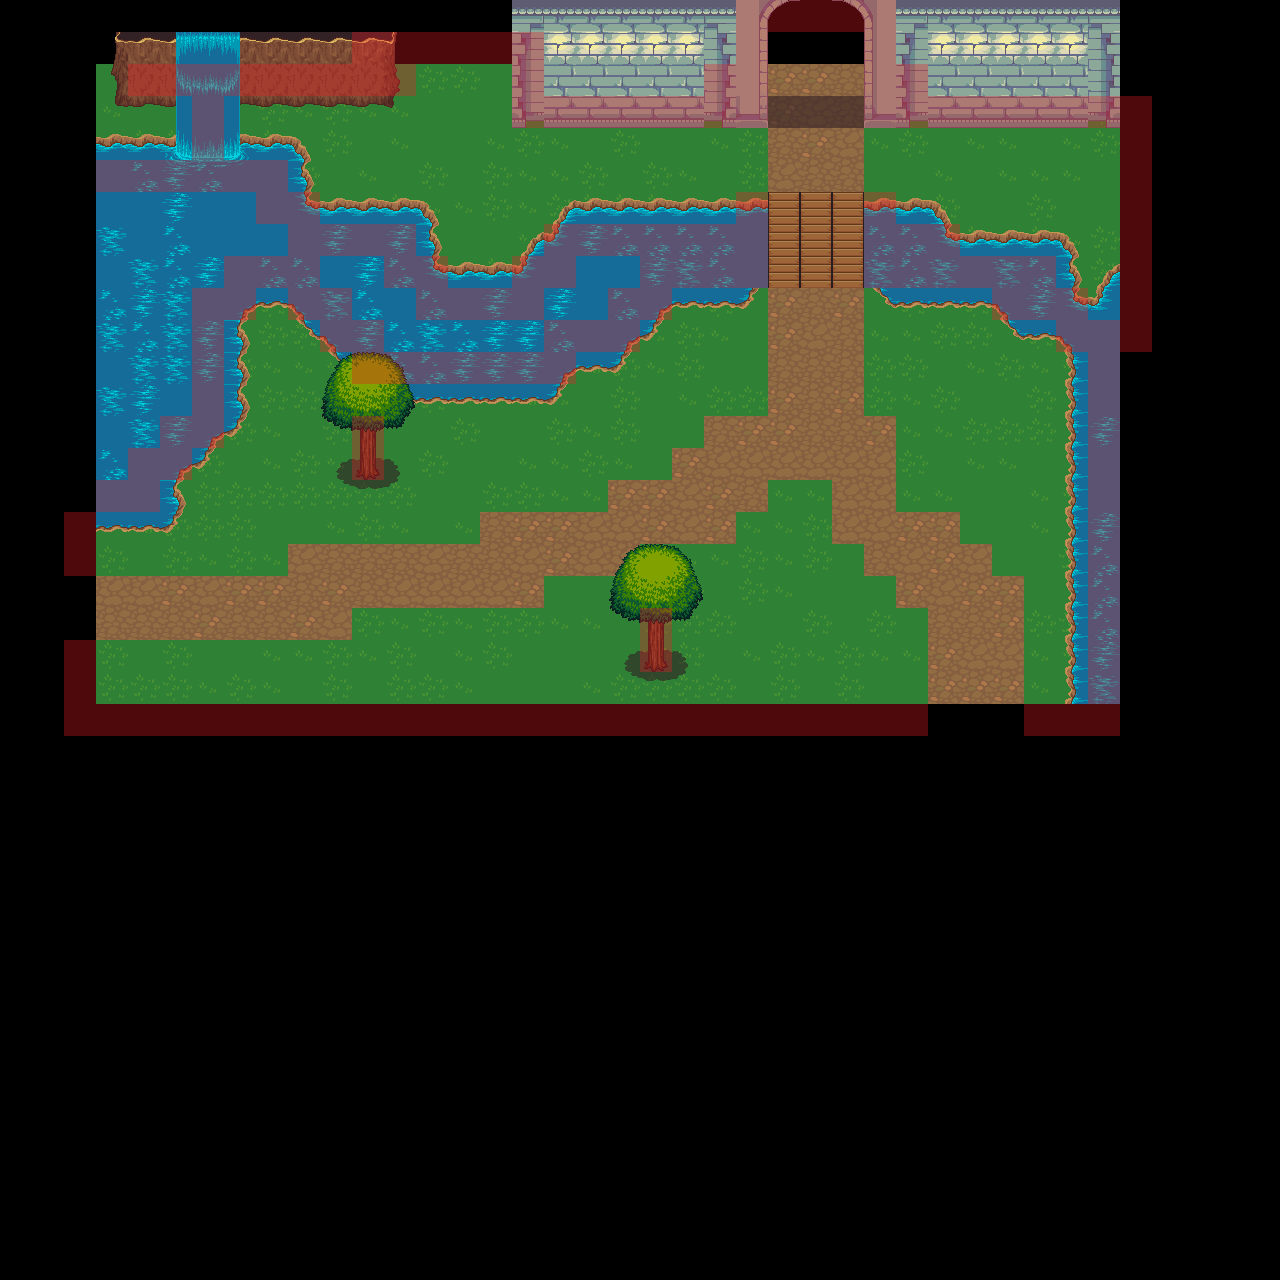

Tiled map render using the project's own tile images. Description and the map definition, with tile-layer contents summarised, below:
An orthogonal 40x40 tile map with 32x32 px tiles, 7 tile layers (Floor, Path, Objects, Low Wall, ...), 39 tilesets and 1 object.

<map version="1.0" orientation="orthogonal" renderorder="right-down" width="40" height="40" tilewidth="32" tileheight="32" nextobjectid="1">
 <tileset firstgid="1" name="castlefloors" tilewidth="32" tileheight="32" tilecount="100" columns="10">
  <image source="../ArtworkAssets/LPC Base Assets/LPC Base Assets/tiles/castlefloors.png" width="320" height="320" />
 </tileset>
 <tileset firstgid="101" name="castlefloors_outside" tilewidth="32" tileheight="32" tilecount="20" columns="4">
  <image source="../ArtworkAssets/LPC Base Assets/LPC Base Assets/tiles/castlefloors_outside.png" width="128" height="160" />
 </tileset>
 <tileset firstgid="121" name="castlewalls" tilewidth="32" tileheight="32" tilecount="180" columns="12">
  <image source="../ArtworkAssets/LPC Base Assets/LPC Base Assets/tiles/castlewalls.png" width="384" height="480" />
 </tileset>
 <tileset firstgid="301" name="cement" tilewidth="32" tileheight="32" tilecount="18" columns="3">
  <image source="../ArtworkAssets/LPC Base Assets/LPC Base Assets/tiles/cement.png" width="96" height="192" />
 </tileset>
 <tileset firstgid="319" name="cementstair" tilewidth="32" tileheight="32" tilecount="20" columns="5">
  <image source="../ArtworkAssets/LPC Base Assets/LPC Base Assets/tiles/cementstair.png" width="160" height="128" />
 </tileset>
 <tileset firstgid="339" name="chests" tilewidth="32" tileheight="32" tilecount="6" columns="2">
  <image source="../ArtworkAssets/LPC Base Assets/LPC Base Assets/tiles/chests.png" width="64" height="96" />
 </tileset>
 <tileset firstgid="345" name="country" tilewidth="32" tileheight="32" tilecount="20" columns="5">
  <image source="../ArtworkAssets/LPC Base Assets/LPC Base Assets/tiles/country.png" width="160" height="128" />
 </tileset>
 <tileset firstgid="365" name="cup" tilewidth="32" tileheight="32" tilecount="2" columns="1">
  <image source="../ArtworkAssets/LPC Base Assets/LPC Base Assets/tiles/cup.png" width="32" height="64" />
 </tileset>
 <tileset firstgid="367" name="dirt" tilewidth="32" tileheight="32" tilecount="18" columns="3">
  <image source="../ArtworkAssets/LPC Base Assets/LPC Base Assets/tiles/dirt.png" width="96" height="192" />
 </tileset>
 <tileset firstgid="385" name="dirt2" tilewidth="32" tileheight="32" tilecount="18" columns="3">
  <image source="../ArtworkAssets/LPC Base Assets/LPC Base Assets/tiles/dirt2.png" width="96" height="192" />
 </tileset>
 <tileset firstgid="403" name="dungeon" tilewidth="32" tileheight="32" tilecount="104" columns="13">
  <image source="../ArtworkAssets/LPC Base Assets/LPC Base Assets/tiles/dungeon.png" width="416" height="256" />
 </tileset>
 <tileset firstgid="507" name="grass" tilewidth="32" tileheight="32" tilecount="18" columns="3">
  <image source="../ArtworkAssets/LPC Base Assets/LPC Base Assets/tiles/grass.png" width="96" height="192" />
 </tileset>
 <tileset firstgid="525" name="grassalt" tilewidth="32" tileheight="32" tilecount="18" columns="3">
  <image source="../ArtworkAssets/LPC Base Assets/LPC Base Assets/tiles/grassalt.png" width="96" height="192" />
 </tileset>
 <tileset firstgid="543" name="hole" tilewidth="32" tileheight="32" tilecount="18" columns="3">
  <image source="../ArtworkAssets/LPC Base Assets/LPC Base Assets/tiles/hole.png" width="96" height="192" />
 </tileset>
 <tileset firstgid="561" name="holek" tilewidth="32" tileheight="32" tilecount="18" columns="3">
  <image source="../ArtworkAssets/LPC Base Assets/LPC Base Assets/tiles/holek.png" width="96" height="192" />
 </tileset>
 <tileset firstgid="579" name="holemid" tilewidth="32" tileheight="32" tilecount="18" columns="3">
  <image source="../ArtworkAssets/LPC Base Assets/LPC Base Assets/tiles/holemid.png" width="96" height="192" />
 </tileset>
 <tileset firstgid="597" name="house" tilewidth="32" tileheight="32" tilecount="63" columns="9">
  <image source="../ArtworkAssets/LPC Base Assets/LPC Base Assets/tiles/house.png" width="288" height="224" />
 </tileset>
 <tileset firstgid="660" name="inside" tilewidth="32" tileheight="32" tilecount="100" columns="10">
  <image source="../ArtworkAssets/LPC Base Assets/LPC Base Assets/tiles/inside.png" width="320" height="320" />
 </tileset>
 <tileset firstgid="760" name="kitchen" tilewidth="32" tileheight="32" tilecount="8" columns="2">
  <image source="../ArtworkAssets/LPC Base Assets/LPC Base Assets/tiles/kitchen.png" width="64" height="128" />
 </tileset>
 <tileset firstgid="768" name="lava" tilewidth="32" tileheight="32" tilecount="18" columns="3">
  <image source="../ArtworkAssets/LPC Base Assets/LPC Base Assets/tiles/lava.png" width="96" height="192" />
 </tileset>
 <tileset firstgid="786" name="lavarock" tilewidth="32" tileheight="32" tilecount="18" columns="3">
  <image source="../ArtworkAssets/LPC Base Assets/LPC Base Assets/tiles/lavarock.png" width="96" height="192" />
 </tileset>
 <tileset firstgid="804" name="mountains" tilewidth="32" tileheight="32" tilecount="108" columns="12">
  <image source="../ArtworkAssets/LPC Base Assets/LPC Base Assets/tiles/mountains.png" width="384" height="288" />
 </tileset>
 <tileset firstgid="912" name="rock" tilewidth="32" tileheight="32" tilecount="2" columns="2">
  <image source="../ArtworkAssets/LPC Base Assets/LPC Base Assets/tiles/rock.png" width="64" height="32" />
 </tileset>
 <tileset firstgid="914" name="signs" tilewidth="32" tileheight="32" tilecount="6" columns="3">
  <image source="../ArtworkAssets/LPC Base Assets/LPC Base Assets/tiles/signs.png" width="96" height="64" />
 </tileset>
 <tileset firstgid="920" name="stairs" tilewidth="32" tileheight="32" tilecount="112" columns="8">
  <image source="../ArtworkAssets/LPC Base Assets/LPC Base Assets/tiles/stairs.png" width="256" height="448" />
 </tileset>
 <tileset firstgid="1032" name="treetop" tilewidth="32" tileheight="32" tilecount="42" columns="6">
  <image source="../ArtworkAssets/LPC Base Assets/LPC Base Assets/tiles/treetop.png" width="192" height="224" />
 </tileset>
 <tileset firstgid="1074" name="trunk" tilewidth="32" tileheight="32" tilecount="18" columns="6">
  <image source="../ArtworkAssets/LPC Base Assets/LPC Base Assets/tiles/trunk.png" width="192" height="96" />
 </tileset>
 <tileset firstgid="1092" name="victoria" tilewidth="32" tileheight="32" tilecount="55" columns="11">
  <image source="../ArtworkAssets/LPC Base Assets/LPC Base Assets/tiles/victoria.png" width="352" height="160" />
 </tileset>
 <tileset firstgid="1147" name="water" tilewidth="32" tileheight="32" tilecount="18" columns="3">
  <image source="../ArtworkAssets/LPC Base Assets/LPC Base Assets/tiles/water.png" width="96" height="192" />
 </tileset>
 <tileset firstgid="1165" name="waterfall" tilewidth="32" tileheight="32" tilecount="15" columns="3">
  <image source="../ArtworkAssets/LPC Base Assets/LPC Base Assets/tiles/waterfall.png" width="96" height="160" />
 </tileset>
 <tileset firstgid="1180" name="watergrass" tilewidth="32" tileheight="32" tilecount="18" columns="3">
  <image source="../ArtworkAssets/LPC Base Assets/LPC Base Assets/tiles/watergrass.png" width="96" height="192" />
 </tileset>
 <tileset firstgid="1198" name="barrel" tilewidth="32" tileheight="32" tilecount="8" columns="4">
  <image source="../ArtworkAssets/LPC Base Assets/LPC Base Assets/tiles/barrel.png" width="128" height="64" />
 </tileset>
 <tileset firstgid="1206" name="brackish" tilewidth="32" tileheight="32" tilecount="18" columns="3">
  <image source="../ArtworkAssets/LPC Base Assets/LPC Base Assets/tiles/brackish.png" width="96" height="192" />
 </tileset>
 <tileset firstgid="1224" name="bridges" tilewidth="32" tileheight="32" tilecount="42" columns="6">
  <image source="../ArtworkAssets/LPC Base Assets/LPC Base Assets/tiles/bridges.png" width="192" height="224" />
 </tileset>
 <tileset firstgid="1266" name="buckets" tilewidth="32" tileheight="32" tilecount="6" columns="3">
  <image source="../ArtworkAssets/LPC Base Assets/LPC Base Assets/tiles/buckets.png" width="96" height="64" />
 </tileset>
 <tileset firstgid="1272" name="cabinets" tilewidth="32" tileheight="32" tilecount="78" columns="6">
  <image source="../ArtworkAssets/LPC Base Assets/LPC Base Assets/tiles/cabinets.png" width="192" height="416" />
 </tileset>
 <tileset firstgid="1350" name="castle_lightsources" tilewidth="32" tileheight="32" tilecount="20" columns="5">
  <image source="../ArtworkAssets/LPC Base Assets/LPC Base Assets/tiles/castle_lightsources.png" width="160" height="128" />
 </tileset>
 <tileset firstgid="1370" name="castle_outside" tilewidth="32" tileheight="32" tilecount="187" columns="17">
  <image source="../ArtworkAssets/LPC Base Assets/LPC Base Assets/tiles/castle_outside.png" width="544" height="352" />
 </tileset>
 <tileset firstgid="1557" name="RedCollison" tilewidth="32" tileheight="32" tilecount="1" columns="1">
  <image source="../ArtworkAssets/RedCollison.png" width="32" height="32" />
  <tile id="0">
   <objectgroup draworder="index">
    <object id="1" x="0.25" y="0.25" width="31.25" height="31.5" />
   </objectgroup>
  </tile>
 </tileset>
 <layer name="Floor" width="40" height="40">
  <data>[1600 cells, 640 non-empty, 4 distinct tile ids]</data>
 </layer>
 <layer name="Path" width="40" height="40">
  <data>[1600 cells, 324 non-empty, 22 distinct tile ids]</data>
 </layer>
 <layer name="Objects" width="40" height="40">
  <data>[1600 cells, 27 non-empty, 10 distinct tile ids]</data>
 </layer>
 <layer name="Low Wall" width="40" height="40">
  <data>[1600 cells, 101 non-empty, 33 distinct tile ids]</data>
 </layer>
 <layer name="Roof/TreeTops" width="40" height="40">
  <data>[1600 cells, 37 non-empty, 28 distinct tile ids]</data>
 </layer>
 <layer name="Objects 2" width="40" height="40">
  <data>[1600 cells, 0 non-empty, 0 distinct tile ids]</data>
 </layer>
 <layer name="Collisions" width="40" height="40" opacity="0.33">
  <data>[1600 cells, 179 non-empty, 1 distinct tile ids]</data>
 </layer>
</map>
